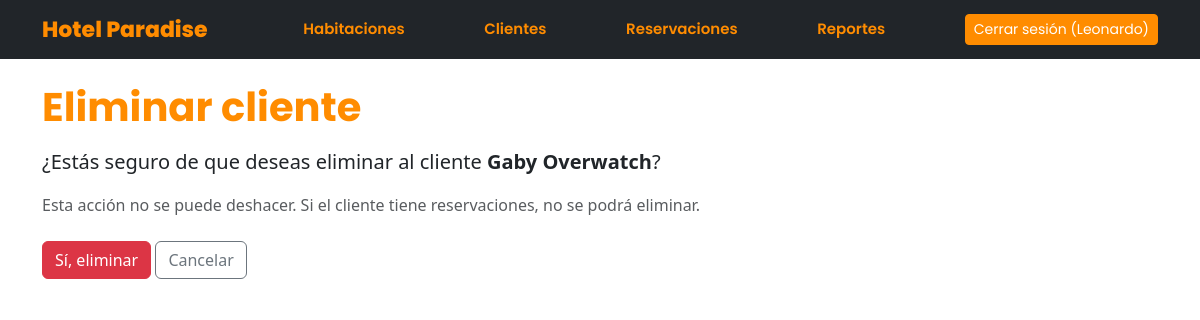
Page /clientes/3/eliminar/ (signed in) on the earlier database version.
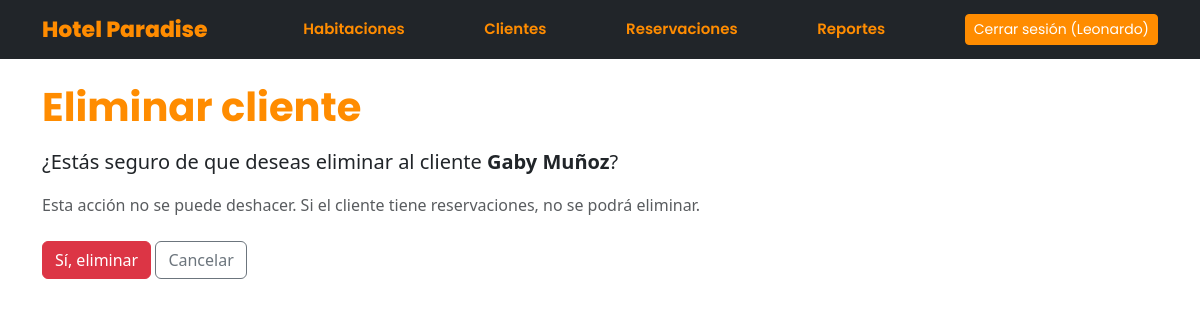
Same page on the later database version.
### clientes/models.py (models this page shows, shortened)
class Cliente(models.Model):
    nombre = models.CharField(max_length=100)
    apellidos = models.CharField(max_length=150)
    correo = models.EmailField(unique=True)
    telefono = models.CharField(max_length=20)
    fecha_registro = models.DateTimeField(auto_now_add=True)
    class Meta:
        ordering = ['apellidos', 'nombre']
        verbose_name = 'Cliente'
        verbose_name_plural = 'Clientes'

### clientes/views.py (the view, shortened to what this page needs)
# urls.py: path('<int:pk>/eliminar/', views.eliminar_cliente, name='eliminar'),
@login_required
def eliminar_cliente(request, pk):
    cliente = get_object_or_404(Cliente, pk=pk)
    return render(request, 'clientes/confirmar_eliminar.html', {
        'cliente': cliente
    })

### clientes/templates/clientes/confirmar_eliminar.html (shortened to what this page needs)
{% extends 'base.html' %}
{% block content %}
<h1 class="titulo-formulario">Eliminar cliente</h1>
<p class="fs-5 mt-3">
    ¿Estás seguro de que deseas eliminar al cliente
    <strong>{{ cliente.nombre }} {{ cliente.apellidos }}</strong>?
</p>
<p class="text-muted">Esta acción no se puede deshacer. Si el cliente tiene reservaciones, no se podrá eliminar.</p>
<form method="post" class="mt-4">
    <button type="submit" class="btn btn-danger">Sí, eliminar</button>
    <a href="{% url 'clientes:lista' %}" class="btn btn-outline-secondary">Cancelar</a>
</form>
{% endblock %}

Differences in the rows shown:
changed Cliente "Gaby": apellidos "Overwatch" → "Muñoz"
